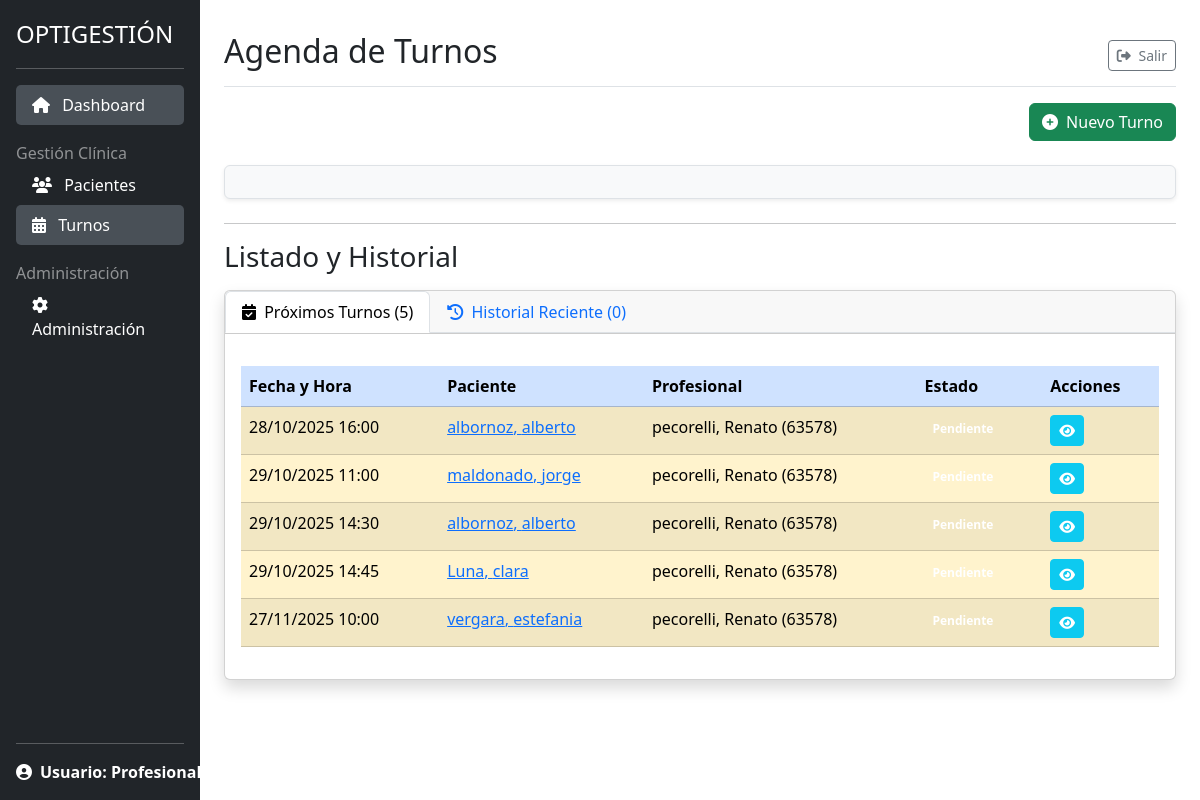
The app's page /pacientes/turnos/ (signed in) with its own data.
### gestion_clinica/models.py (models this page shows, shortened)
class Turno(models.Model):
    paciente = models.ForeignKey(
        Paciente,
        on_delete=models.CASCADE,
        related_name='turnos'
    )
    profesional = models.ForeignKey(
        Profesional,
        on_delete=models.PROTECT,
        related_name='turnos_asignados'
    )
    fecha_hora = models.DateTimeField(default=timezone.now)
    ESTADO_CHOICES = [
        ('PENDIENTE', 'Pendiente'),
        ('CONFIRMADO', 'Confirmado'),
        ('ATENDIDO', 'Atendido'),
        ('CANCELADO', 'Cancelado'),
    ]
    estado = models.CharField(
        max_length=10,
        choices=ESTADO_CHOICES,
        default='PENDIENTE'
    )
    observaciones = models.TextField(
        blank=True,
        null=True,
        verbose_name='Observaciones del Turno'
    )
    class Meta:
        verbose_name = "Turno"
        verbose_name_plural = "Turnos"
        ordering = ['fecha_hora']

class Paciente(models.Model):
    num_registro = models.CharField(
        max_length=6,
        unique=True,
        blank=True,
        null=True,
        editable=False,
        verbose_name='Número de Registro'
    )
    nombre = models.CharField(max_length=100)
    apellido = models.CharField(max_length=100)
    dni = models.CharField(max_length=20, unique=True)
    fecha_nacimiento = models.DateField()
    GENERO_CHOICES = [('M', 'Masculino'), ('F', 'Femenino'), ('O', 'Otro')]
    genero = models.CharField(max_length=1, choices=GENERO_CHOICES)
    telefono = models.CharField(max_length=50)
    domicilio = models.CharField(max_length=255, verbose_name='Domicilio')
    obra_social = models.ForeignKey(
        ObraSocial, on_delete=models.SET_NULL, null=True, blank=True)
    num_afiliado = models.CharField(max_length=50, blank=True, null=True)
    antecedentes_sistemicos = models.TextField(
        blank=True, verbose_name="Antecedentes Sistémicos")
    class Meta:
        ordering = ['apellido', 'nombre']

class Profesional(models.Model):
    nombre = models.CharField(max_length=100)
    apellido = models.CharField(max_length=100)
    matricula = models.CharField(max_length=50, unique=True)
    def __str__(self):
        return f'{self.apellido}, {self.nombre} ({self.matricula})'
    class Meta:
        verbose_name_plural = "Profesionales"
        ordering = ['apellido', 'nombre']

### gestion_clinica/views.py (the view)
# urls.py: path('turnos/', TurnoListView.as_view(), name='lista_turnos'),
class TurnoListView(LoginRequiredMixin, ListView):
    model = Turno
    template_name = 'gestion_clinica/turno_list.html'
    context_object_name = 'turnos'
    def get_queryset(self):
        return Turno.objects.filter(fecha_hora__gte=timezone.now()).order_by('fecha_hora')
    def get_context_data(self, **kwargs):
        context = super().get_context_data(**kwargs)
        context['turnos_pasados'] = Turno.objects.filter(
            fecha_hora__lt=timezone.now()).order_by('-fecha_hora')[:15]
        return context

### gestion_clinica/templates/gestion_clinica/turno_list.html (shortened to what this page needs)
{% extends "gestion_clinica/base.html" %}
{% load static %}
{% block title_heading %}Agenda de Turnos{% endblock title_heading %}
{% block content %}
<div class="d-flex justify-content-end align-items-center mb-4">
    <a href="{% url 'pacientes:crear_turno' %}" class="btn btn-success">
        <i class="fas fa-plus-circle me-1"></i> Nuevo Turno
    </a>
</div>
<div class="mb-4">
    <div id='calendar' class="bg-light p-3 border rounded shadow-sm"></div>
</div>
<hr>
<h3 class="mb-3">Listado y Historial</h3>
<div class="card shadow">
    <div class="card-header p-0">
        <ul class="nav nav-tabs" id="turnoTabs" role="tablist">
            <li class="nav-item" role="presentation">
                <button class="nav-link active" id="proximos-tab" data-bs-toggle="tab" data-bs-target="#proximos" type="button" role="tab" aria-controls="proximos" aria-selected="true">
                    <i class="fas fa-calendar-check me-1"></i> Próximos Turnos ({{ turnos.count }})
                </button>
            </li>
            <li class="nav-item" role="presentation">
                <button class="nav-link" id="historial-tab" data-bs-toggle="tab" data-bs-target="#historial" type="button" role="tab" aria-controls="historial" aria-selected="false">
                    <i class="fas fa-history me-1"></i> Historial Reciente ({{ turnos_pasados.count }})
                </button>
            </li>
        </ul>
    </div>
    <div class="card-body">
        <div class="tab-content" id="turnoTabsContent">
            <div class="tab-pane fade show active" id="proximos" role="tabpanel" aria-labelledby="proximos-tab">
                {% if turnos %}
                    <div class="table-responsive">
                        <table class="table table-hover table-striped">
                            <thead class="table-primary">
                                <tr>
                                    <th>Fecha y Hora</th>
                                    <th>Paciente</th>
                                    <th>Profesional</th>
                                    <th>Estado</th>
                                    <th>Acciones</th>
                                </tr>
                            </thead>
                            <tbody>
                                {% for turno in turnos %}
                                <tr class="
                                    {% if turno.estado == 'PENDIENTE' %}table-warning{% endif %}
                                ">
                                    <td>{{ turno.fecha_hora|date:"d/m/Y H:i" }}</td>
                                    <td>
                                        <a href="{% url 'pacientes:detalle_paciente' pk=turno.paciente.pk %}" class="link-primary">
                                            {{ turno.paciente.apellido }}, {{ turno.paciente.nombre }}
                                        </a>
                                    </td>
                                    <td>{{ turno.profesional }}</td>
                                    <td>
                                        <span class="badge bg-{{ turno.estado|lower|slugify }}">
                                            {{ turno.get_estado_display }}
                                        </span>
                                    </td>
                                    <td>
                                        <a href="{% url 'pacientes:detalle_turno' pk=turno.pk %}" class="btn btn-sm btn-info text-white" title="Ver Detalle">
                                            <i class="fas fa-eye"></i>
                                        </a>
                                    </td>
                                </tr>
                                {% endfor %}
                            </tbody>
                        </table>
                    </div>
                {% else %}
                    <div class="alert alert-info text-center">
                        <i class="fas fa-info-circle me-1"></i> No hay turnos futuros registrados.
                    </div>
                {% endif %}
            </div>
        </div>
    </div>
</div>
{% endblock content %}

### static/css/styles.css (style rules this page uses)
html, body { height: 100%; }
.table-responsive { margin-top: 1rem; }

### records on screen
Turno: fecha_hora "28/10/2025 16:00", paciente.apellido "albornoz", paciente.nombre "alberto", profesional "pecorelli, Renato (63578)", estado "Pendiente"
Turno: fecha_hora "29/10/2025 11:00", paciente.apellido "maldonado", paciente.nombre "jorge", profesional "pecorelli, Renato (63578)"
Turno: fecha_hora "29/10/2025 14:30", paciente.apellido "albornoz", paciente.nombre "alberto", profesional "pecorelli, Renato (63578)", estado "Pendiente"
Turno: fecha_hora "29/10/2025 14:45", paciente.apellido "Luna", paciente.nombre "clara", profesional "pecorelli, Renato (63578)"
Turno: fecha_hora "27/11/2025 10:00", paciente.apellido "vergara", paciente.nombre "estefania", profesional "pecorelli, Renato (63578)", estado "Pendiente"

### other values on screen
{{ turnos.count }} "5"
{{ turnos_pasados.count }} "0"
